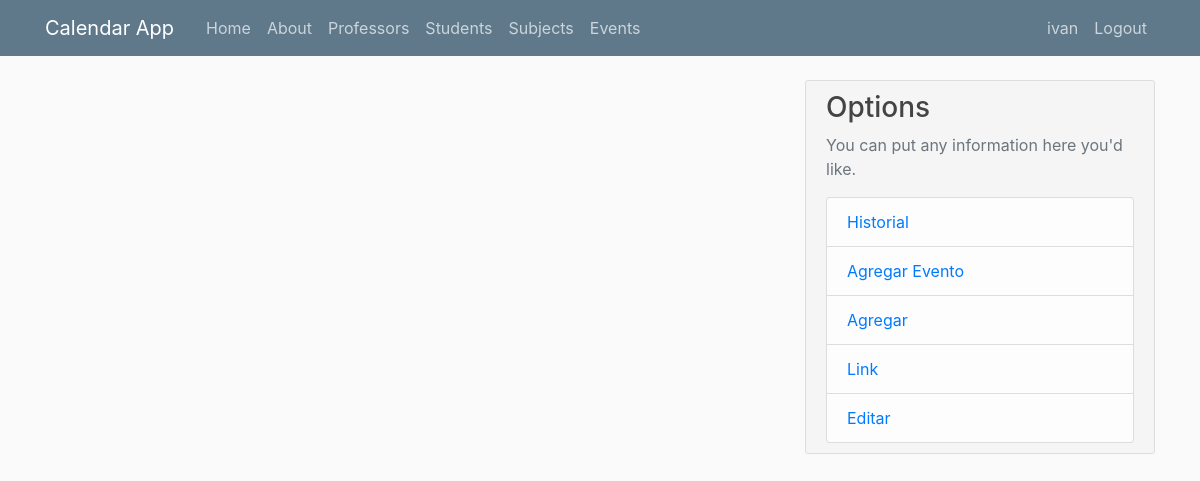
The page /home (signed in) on the database as committed earlier.
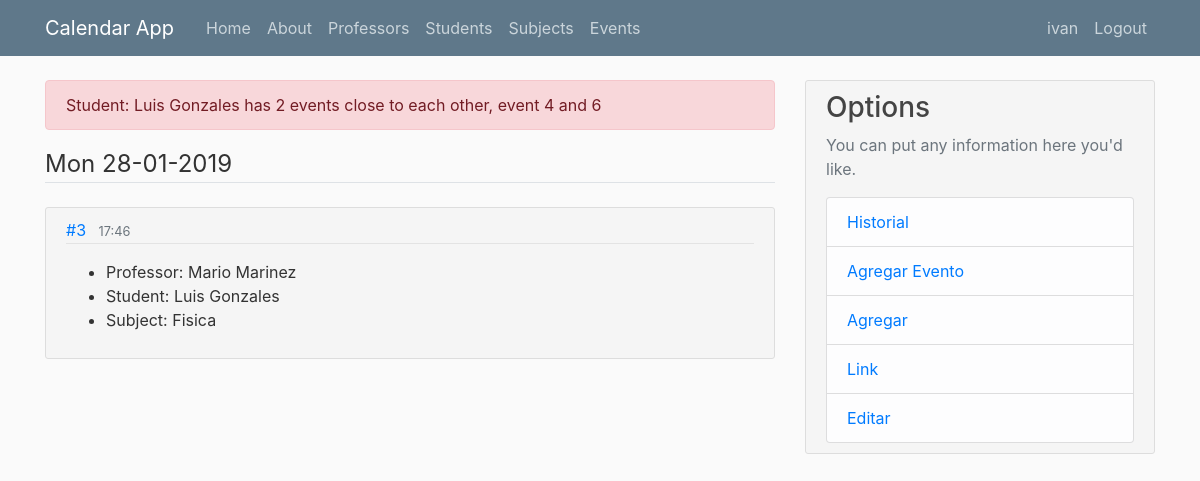
The same page on the database as committed later.
### flaskcalendar/models.py (models this page shows, shortened)
class Event(db.Model):
    id = db.Column(db.Integer, primary_key=True)
    professor_id = db.Column(db.Integer, db.ForeignKey('professor.id'), nullable=False)
    student_id = db.Column(db.Integer, db.ForeignKey('student.id'), nullable=False)
    subject_id = db.Column(db.Integer, db.ForeignKey('subject.id'), nullable=False)
    author_id =  db.Column(db.Integer, db.ForeignKey('user.id'), nullable=False)
    status = db.Column(db.Boolean, nullable=False,  default=True)
    time = db.Column(db.DateTime, nullable=False, default=datetime.utcnow)

class Professor(db.Model):
    id = db.Column(db.Integer, primary_key=True)
    name = db.Column(db.String(100), nullable=False)
    last_name = db.Column(db.String(100), nullable=False)
    email = db.Column(db.String(120), unique=True, nullable=True)
    phone = db.Column(db.Integer)
    events = db.relationship('Event', backref='professor', lazy=True, cascade="all, delete-orphan")
    subjects = db.relationship('ProfessorSubjects', backref='professor', lazy=True, cascade="all, delete-orphan")
    author_id =  db.Column(db.Integer, db.ForeignKey('user.id'), nullable=False)
    def fullName(self):
        return f"{self.name} {self.last_name}"

class Student(db.Model):
    id = db.Column(db.Integer, primary_key=True)
    name = db.Column(db.String(100), nullable=False)
    last_name = db.Column(db.String(100), nullable=False)
    email = db.Column(db.String(120), nullable=True)
    phone = db.Column(db.Integer, nullable=True)
    events = db.relationship('Event', backref='student', lazy=True, cascade="all, delete-orphan")
    author_id =  db.Column(db.Integer, db.ForeignKey('user.id'), nullable=False)
    def fullName(self):
        return f"{self.name} {self.last_name}"

class Subject(db.Model):
    id = db.Column(db.Integer, primary_key=True)
    subject = db.Column(db.String(100), nullable=False)
    events = db.relationship('Event', backref='subject', lazy=True, cascade="all, delete-orphan")
    professors = db.relationship('ProfessorSubjects', backref='subject', lazy=True, cascade="all, delete-orphan")
    author_id =  db.Column(db.Integer, db.ForeignKey('user.id'), nullable=False)

### flaskcalendar/main/routes.py (the view)
@mainAPP.route("/")
@mainAPP.route("/home")
def home():
    events =[]
    dates = []
    if current_user.is_authenticated:
        events = Event.query.filter_by(author_id=current_user.id).order_by("time")
        time_delta = timedelta(hours=3)
        tomorrow = datetime.now().date() + timedelta(days=-1)
        for a, b in itertools.combinations(events, 2):
            if -time_delta < a.time - b.time  < time_delta:
                if a.student == b.student:
                    flash(f"Student: {a.student.fullName()} has 2 events close to each other, event {a.id} and {b.id} ",'danger')
                elif a.professor == b.professor:
                    flash(f"Professor: {a.professor.fullName()} has 2 events close to each other, event {a.id} and {b.id} ",'danger')
            if a.time.date() not in dates and a.time.date() > tomorrow:
                dates.append(a.time.date())
            if b.time.date() not in dates and b.time.date() > tomorrow:
                dates.append(b.time.date())
        if events.first() and not dates and events.first().time.date() > tomorrow:
            dates.append(events.first().time.date())
    return render_template('main/home.html', events=events, dates=dates)

### flaskcalendar/models.py (called while the page is built)
@login_manager.user_loader
def load_user(user_id):
    return User.query.get(int(user_id))

### flaskcalendar/templates/main/home.html
{% extends "layout.html" %}
{% block content %}
{% for date in dates%}
  <legend class='border-bottom mb-4'>{{date.strftime('%a %d-%m-%Y')}}</legend>
  {% for event in events %}
    {% if event.time.date() == date %}
      <article class="media content-section">
        <div class="media-body">
          <div class="article-metadata">
            <a class="mr-2" href="{{ url_for('events.event_id', event_id=event.id) }}">#{{ event.id }}</a>
            <small class="text-muted">{{ event.time.strftime('%H:%M') }}</small>
          </div>
          <p class="article-content"><ul>
            <li>Professor: {{ event.professor.fullName() }}</li>
            <li>Student: {{ event.student.fullName() }}</li>
            <li>Subject: {{ event.subject.subject}}</li>
          </ul></p>
        </div>
      </article>
    {% endif %}
  {% endfor %}
{% endfor %}
{% endblock content %}

### flaskcalendar/templates/layout.html (shortened to what this page needs)
<!DOCTYPE html>
<html>
<head>
    <link rel="stylesheet" href="{{url_for('static',filename='css/bootstrap.min.css')}}" >
    <link rel="stylesheet" href="{{url_for('static',filename='css/main.css')}}" >
</head>
<body>
    <header class="site-header">
      <nav class="navbar navbar-expand-md navbar-dark bg-steel fixed-top">
        <div class="container">
          <a class="navbar-brand mr-4" href="{{url_for('main.home')}}">Calendar App</a>
          <div class="collapse navbar-collapse" id="navbarToggle">
            <div class="navbar-nav mr-auto">
              <a class="nav-item nav-link" href="{{url_for('main.home')}}">Home</a>
              <a class="nav-item nav-link" href="{{url_for('main.about')}}">About</a>
              <a class="nav-item nav-link" href="{{url_for('professors.professors')}}">Professors</a>
              <a class="nav-item nav-link" href="{{url_for('students.students')}}">Students</a>
              <a class="nav-item nav-link" href="{{url_for('subjects.subjects')}}">Subjects</a>
              <a class="nav-item nav-link" href="{{url_for('events.events')}}">Events</a>
            </div>
            <div class="navbar-nav">
              {% if current_user.is_authenticated %}
                <a class="nav-item nav-link" href="{{url_for('users.account')}}">{{ current_user.username }}</a>
                <a class="nav-item nav-link" href="{{url_for('users.logout')}}">Logout</a>
              {% else %}
                <a class="nav-item nav-link" href="{{url_for('users.login')}}">Login</a>
                <a class="nav-item nav-link" href="{{url_for('users.register')}}">Register</a>
              {% endif %}
            </div>
          </div>
        </div>
      </nav>
    </header>
        <main role="main" class="container">
          <div class="row">
            <div class="col-md-8">
            {% with messages = get_flashed_messages(with_categories=true)%}
              {%if messages %}
                {% for category, message in messages%}
                  <div class="alert alert-{{category}}">
                    {{message}}
                  </div>
                {% endfor %}
              {% endif %}
            {% endwith %}
            {% block content %}
            {% endblock %}
            </div>
            <div class="col-md-4">
              <div class="content-section">
                <h3>Options</h3>
                <p class='text-muted'>You can put any information here you'd like.
                  <ul class="list-group">
                    <li class="list-group-item list-group-item-light"><a  href="{{ url_for('main.history') }}">Historial</a></li>
                    <li class="list-group-item list-group-item-light"><a href="{{ url_for('events.create_event') }}">Agregar Evento</a></li>
                    <li class="list-group-item list-group-item-light"><a href="{{ url_for('main.add') }}">Agregar</a></li>
                    <li class="list-group-item list-group-item-light"><a href="{{ url_for('main.link') }}">Link</a></li>
                    <li class="list-group-item list-group-item-light"><a href="{{url_for('main.edit') }}">Editar</a></li>
                  </ul>
              </div>
            </div>
          </div>
        </main>
</body>
</html>

Rows that differ between the two databases and show on the page:
added Event: id "3", time "17:46", professor.fullName "Mario Marinez", student.fullName "Luis Gonzales", subject.subject "Fisica"
Other text that changed with them:
new list line: "Student: Luis Gonzales has 2 events close to each other, event 4 and 6"
new list line: "Mon 28-01-2019"
